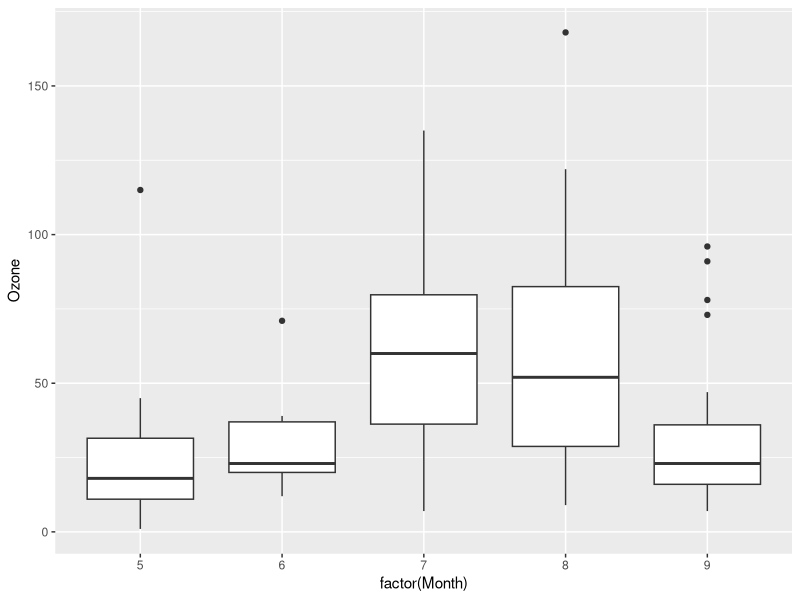

Source code (R):
## Multiple Comparisons

## Using the dataset datasets::airquality, let's compare the mean of
## Ozone by Month.
suppressMessages({
  library(ggplot2)
  library(dplyr)
})
data("airquality")

## 1. Make an appropriate plot for ANOVA, specifically including means
## (as red dots, say).  For fun, try fancier plots that similarly plot
## a measure of center, a measure of skew, and a measure of width.
## Hint: use rstudio ggplot2 cheatsheet

plot <- qplot(factor(Month), Ozone, data=airquality, geom="boxplot", na.rm=TRUE)
model <- lm(Ozone~factor(Month), data=airquality)
anova(model)

## 3. Perform an analysis of variance at alpha = 0.01.  What do you
## conclude?

# Our p-value is approx. 0.0000048, which is much smaller than 0.01, so we can 
# conclude that at least one of the means of airquality is not the same as the rest.

## 4. With a Bonferroni adjusted level of significance, which means
## are different from which?
# Bonferroni is a* = a/K

# 

## 5. Pay particular attention to the comparisons mu_6 = mu_7 and mu_7
## = mu_9.  Describe and explain the statistical anomoly seen here.

## Bootstrap

## Consider our beloved email dataset.

## 1. Make a plot of the variable line_breaks and describe the
## plot.

## 2. Using the CLT and hence qt(), calculate a 98% confidence
## interval of the sample mean of line_breaks.  Interpret your
## conifedence interval in context.

## 3. Calculate a 98% bootstraped confidence interval of the sample mean
## of line_breaks.  Interpret your conifedence interval in context.
## Use type "bca".

## 4. Compare your confidence intervals.

## 5. Using the CLT, calculate a 98% confidence interval of the sample
## median of line_breaks.
## Hint: since the CLT doesn't quite help us here (the median is not
## the sample mean), quit and move on to 6.

## 6. Calculate a 98% bootstraped confidence interval of the sample
## median of line_breaks.  Interpret your conifedence interval in
## context.  Use type "bca".

## 7. Calculate a 95% confidence interval of the difference of sample
## means of number of line breaks by format -- two sample t-test.
## Interpret your confidence interval in context.

## 8. Calculate a 95% bootstraped confidence interval of the difference
## of sample means of number of line breaks by format -- bootstrap
## equivalent two sample t-test.  Interpret your confidence interval
## in context.

## 9. Compare your intervals.

## 10. Using the CLT, Calculate a 98% confidence interval of the
## difference of standard deviation of line_breaks broken up some by
## binary categorical variable.
## Hint: since the CLT doesn't quite help us here (the standard
## deviation is not the sample mean), quit and move on to 11.

## 11. Calculate a 98% bootstraped confidence interval of the difference
## of standard deviation of line_breaks broken up some by binary
## categorical variable.  Interpret your conifedence interval in
## context.  Use type "bca".
